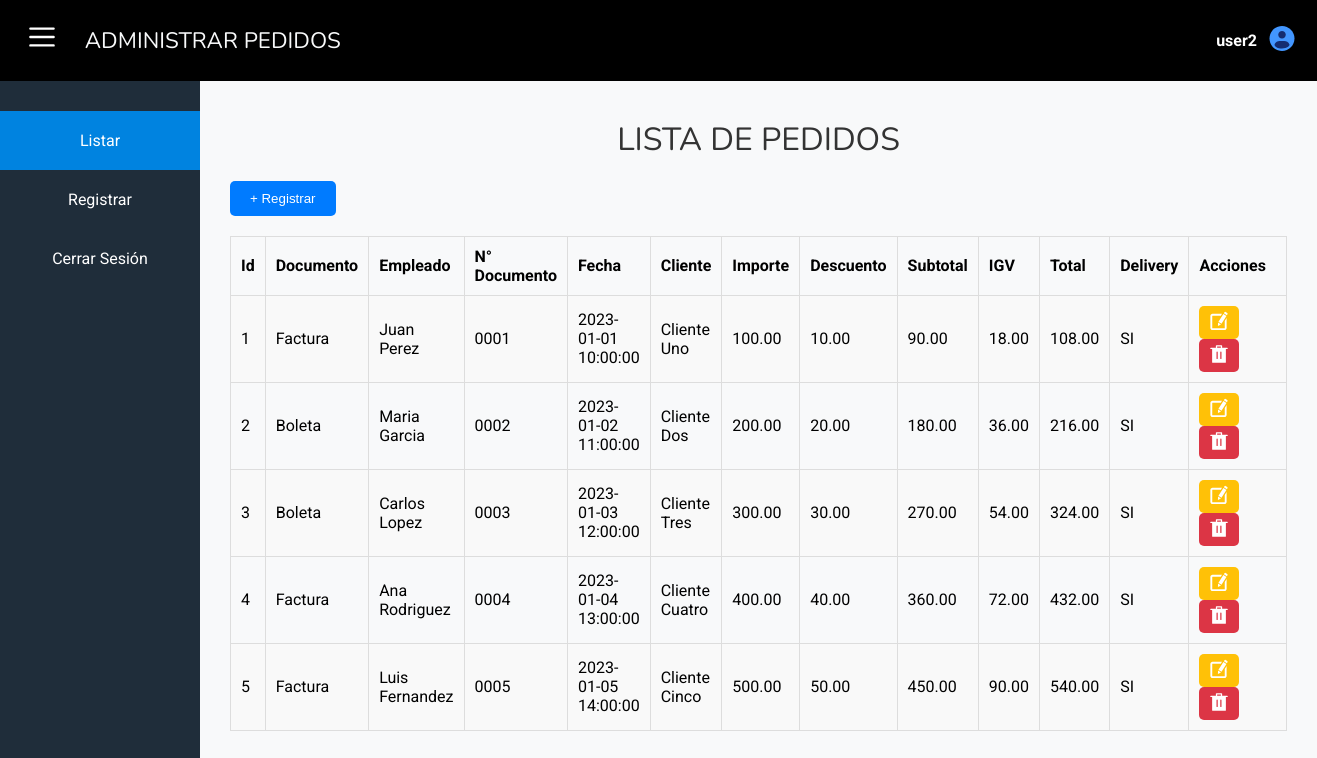
Page /php/layout/dashboard.php (signed in) on the committed database.
### tables this page shows
CREATE TABLE
  Pedido (
    IdPedido INT NOT NULL,
    IdDocumento TINYINT UNSIGNED NOT NULL,
    IdEmpleado CHAR(6) NOT NULL,
    NumDocumento VARCHAR(15) NOT NULL,
    Fecha DATETIME NOT NULL,
    IdCliente CHAR(6) NOT NULL,
    Importe NUMERIC(10, 2) NOT NULL,
    Subtotal NUMERIC(10, 2) NOT NULL,
    Descuento NUMERIC(10, 2) NULL,
    IGV NUMERIC(10, 2) NOT NULL,
    Total NUMERIC(10, 2) NOT NULL,
    Delivery TINYINT UNSIGNED NOT NULL,
    Estado TINYINT UNSIGNED NOT NULL,
    PRIMARY KEY (IdPedido),
    FOREIGN KEY (IdDocumento) REFERENCES Documento (IdDocumento),
    FOREIGN KEY (IdEmpleado) REFERENCES Empleado (IdEmpleado),
    FOREIGN KEY (IdCliente) REFERENCES Cliente (IdCliente)
  );

CREATE TABLE
  Documento (
    IdDocumento TINYINT UNSIGNED NOT NULL AUTO_INCREMENT,
    NomDocumento VARCHAR(20) NULL,
    Serie TINYINT UNSIGNED NOT NULL,
    ConDocumento INT NOT NULL,
    PRIMARY KEY (IdDocumento)
  );

CREATE TABLE
  Cliente (
    IdCliente CHAR(6) NOT NULL,
    NomCliente VARCHAR(50) NOT NULL,
    RUC CHAR(11) NOT NULL,
    DirCliente VARCHAR(60) NOT NULL,
    TelCliente VARCHAR(20) NULL,
    Clave VARCHAR(10) NULL,
    PRIMARY KEY (IdCliente)
  );

### php/layout/listar.php (the view, shortened to what this page needs)
<?php
include ('../config/connection.php');
$query = "CALL SeleccionarPedidos()";
$result = mysqli_query($conn, $query);
if ($result && mysqli_num_rows($result) > 0) {
  ?>
  <h2 class="nunito">LISTA DE PEDIDOS</h2>
  <button id="registrar-btn" class="register-btn">+ Registrar</button>
  <table id="data-table">
    <thead>
      <tr>
        <th>Id</th>
        <th>Documento</th>
        <th>Empleado</th>
        <th>N° Documento</th>
        <th>Fecha</th>
        <th>Cliente</th>
        <th>Importe</th>
        <th>Descuento</th>
        <th>Subtotal</th>
        <th>IGV</th>
        <th>Total</th>
        <th>Delivery</th>
        <th class="col-acciones">Acciones</th>
      </tr>
    </thead>
    <tbody>
      <?php
      while ($row = mysqli_fetch_assoc($result)):
        ?>
        <tr>
          <td><?= htmlspecialchars($row['IdPedido']) ?></td>
          <td><?= htmlspecialchars($row['Documento']) ?></td>
          <td><?= htmlspecialchars($row['Empleado']) ?></td>
          <td><?= htmlspecialchars($row['NumDocumento']) ?></td>
          <td><?= htmlspecialchars($row['Fecha']) ?></td>
          <td><?= htmlspecialchars($row['Cliente']) ?></td>
          <td><?= htmlspecialchars($row['Importe']) ?></td>
          <td><?= htmlspecialchars($row['Descuento']) ?></td>
          <td><?= htmlspecialchars($row['Subtotal']) ?></td>
          <td><?= htmlspecialchars($row['IGV']) ?></td>
          <td><?= htmlspecialchars($row['Total']) ?></td>
          <td><?= htmlspecialchars($row['Delivery']) ?></td>
          <td class="col-acciones">
            <button class="edit-btn" data-pedido='<?= htmlspecialchars(json_encode($row)) ?>'>
              <img src="../../assets/svg/edit.svg" alt="Editar">
            </button>
            <button class="delete-btn">
              <img src="../../assets/svg/delete.svg" alt="Eliminar">
            </button>
          </td>
        </tr>
        <?php
      endwhile;
      ?>
    </tbody>
  </table>
  <?php
} else {
  ?>
  <p>No se encontraron registros.</p>
  <?php
}
?>

### css/style.css (style rules this page uses)
:root { --color-primary: #4ab6e2;--color-secondary: #1d3557;--color-accent: #007bff;--color-accent-hover: #0056b3;--color-success: #218838;--color-warning: #e0a800;--color-danger: #c82333;--color-light: #f8f9fa;--color-dark: #343a40;--color-gray: #555;--font-family: "Roboto", sans-serif;--font-size-small: 14px;--font-size-medium: 16px;--font-size-large: 18px;--spacing-small: 10px;--spacing-medium: 20px;--spacing-large: 30px }
*,*::before,*::after { box-sizing:border-box;-webkit-box-sizing:border-box;-moz-box-sizing:border-box }
body { font-family:var(--font-family);margin:0;padding:0;background-color:var(--color-light) }
.nunito { font-family:"Nunito",sans-serif;font-optical-sizing:auto;font-weight:400;font-style:normal }
.roboto-regular { font-family:"Roboto",sans-serif;font-weight:400;font-style:normal }
.main-content-right h2 { color:#333;font-size:2rem;margin-bottom:20px }
.register-btn { background-color:#007bff;color:#fff;padding:10px 20px;border:none;border-radius:5px;cursor:pointer }
table { width:100%;border-collapse:collapse;margin-top:20px }
table th,table td { padding:10px;border:1px solid #ddd;text-align:left }
table th { background-color:#f8f9fa }
table tbody tr:nth-child(odd) { background-color:#f9f9f9 }
.col-acciones { width:105px }
.edit-btn,.delete-btn { padding:5px 10px;border:none;border-radius:5px;cursor:pointer }
.edit-btn img,.delete-btn img { height:20px }
.edit-btn { background-color:#ffc107;color:#fff }
.delete-btn { background-color:#dc3545;color:#fff }
h2 { color:#333;margin-bottom:20px;font-size:2rem;text-transform:uppercase;text-align:center }

### rows in the picture
pedido: IdPedido "1", IdDocumento.NomDocumento "Factura", Empleado "Juan Perez", NumDocumento "0001", Fecha "2023-01-01 10:00:00", IdCliente.NomCliente "Cliente Uno", Importe "100.00", Descuento "10.00", Subtotal "90.00", IGV "18.00", Total "108.00", Delivery "SI"
pedido: IdPedido "2", IdDocumento.NomDocumento "Boleta", Empleado "Maria Garcia", NumDocumento "0002", Fecha "2023-01-02 11:00:00", IdCliente.NomCliente "Cliente Dos", Importe "200.00", Descuento "20.00", Subtotal "180.00", IGV "36.00", Total "216.00", Delivery "SI"
pedido: IdPedido "3", IdDocumento.NomDocumento "Boleta", Empleado "Carlos Lopez", NumDocumento "0003", Fecha "2023-01-03 12:00:00", IdCliente.NomCliente "Cliente Tres", Importe "300.00", Descuento "30.00", Subtotal "270.00", IGV "54.00", Total "324.00", Delivery "SI"
pedido: IdPedido "4", IdDocumento.NomDocumento "Factura", Empleado "Ana Rodriguez", NumDocumento "0004", Fecha "2023-01-04 13:00:00", IdCliente.NomCliente "Cliente Cuatro", Importe "400.00", Descuento "40.00", Subtotal "360.00", IGV "72.00", Total "432.00", Delivery "SI"
pedido: IdPedido "5", IdDocumento.NomDocumento "Factura", Empleado "Luis Fernandez", NumDocumento "0005", Fecha "2023-01-05 14:00:00", IdCliente.NomCliente "Cliente Cinco", Importe "500.00", Descuento "50.00", Subtotal "450.00", IGV "90.00", Total "540.00", Delivery "SI"

### other values in the picture
$_SESSION['username'] "user2"
